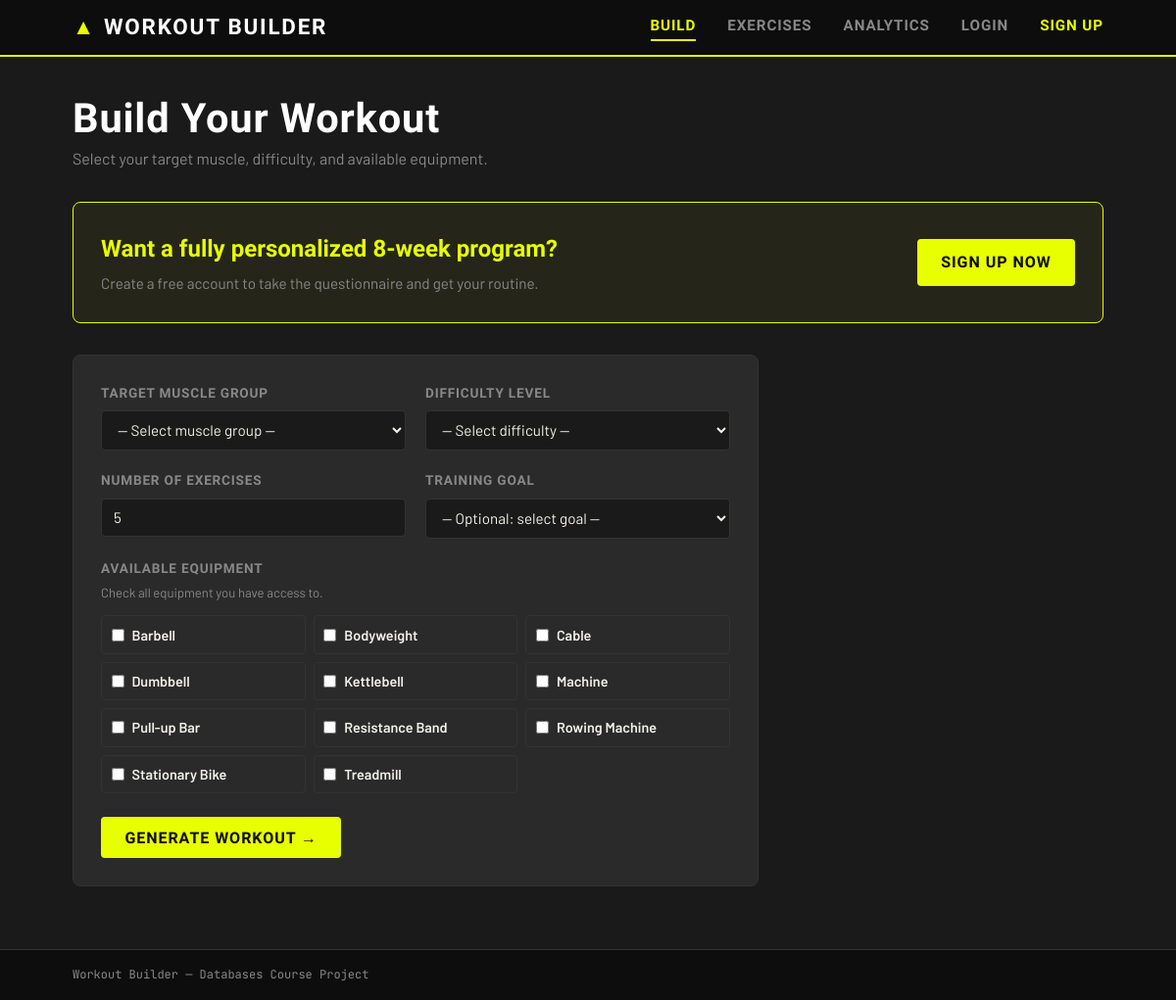
The page / on the database its author committed.
### workouts/models.py (models this page shows)
class MuscleGroup(models.Model):
    muscle_group_id = models.AutoField(primary_key=True)
    name            = models.CharField(max_length=100)
    region          = models.CharField(max_length=100)          # e.g. "Upper Body"
    movement_category = models.CharField(max_length=100)        # e.g. "Push", "Pull", "Legs"
    class Meta:
        ordering = ['movement_category', 'name']
    def __str__(self):
        return self.name

class DifficultyLevel(models.Model):
    difficulty_id = models.AutoField(primary_key=True)
    name          = models.CharField(max_length=50)
    order_rank    = models.PositiveSmallIntegerField()           # 1 = easiest
    class Meta:
        ordering = ['order_rank']
    def __str__(self):
        return self.name

class GoalType(models.Model):
    goal_type_id = models.AutoField(primary_key=True)
    name         = models.CharField(max_length=100)
    description  = models.TextField(blank=True)
    class Meta:
        ordering = ['name']
    def __str__(self):
        return self.name

class Equipment(models.Model):
    equipment_id = models.AutoField(primary_key=True)
    name         = models.CharField(max_length=100)
    class Meta:
        ordering = ['name']
    def __str__(self):
        return self.name

### workouts/views.py (the view)
# urls.py: path("", views.home, name="home"),
def home(request):
    form = WorkoutBuilderForm()
    return render(request, "workouts/home.html", {"form": form})

### workouts/forms.py
class WorkoutBuilderForm(forms.Form):
    muscle_group = forms.ModelChoiceField(
        queryset=MuscleGroup.objects.all(),
        empty_label='— Select muscle group —',
        label='Target Muscle Group',
    )
    difficulty = forms.ModelChoiceField(
        queryset=DifficultyLevel.objects.all().order_by('order_rank'),
        empty_label='— Select difficulty —',
        label='Difficulty Level',
    )
    equipment = forms.ModelMultipleChoiceField(
        queryset=Equipment.objects.all(),
        widget=forms.CheckboxSelectMultiple,
        label='Available Equipment',
        help_text='Check all equipment you have access to.',
    )
    num_exercises = forms.IntegerField(
        min_value=1,
        max_value=10,
        initial=5,
        label='Number of Exercises',
    )
    goal_type = forms.ModelChoiceField(
        queryset=GoalType.objects.all(),
        required=False,
        empty_label='— Optional: select goal —',
        label='Training Goal',
    )

### workouts/templates/workouts/home.html (shortened to what this page needs)
{% extends "workouts/base.html" %}
{% load static %}
{% block content %}
<div class="page-header">
  <h1>Build Your Workout</h1>
  <p class="page-subtitle">Select your target muscle, difficulty, and available equipment.</p>
</div>
{% if not user.is_authenticated %}
<div class="card" style="background: rgba(232, 255, 0, 0.05); border-color: var(--accent); margin-bottom: 2rem; display: flex; justify-content: space-between; align-items: center;">
  <div>
    <h2 style="font-family: var(--font-display); color: var(--accent); margin-bottom: 0.2rem;">Want a fully personalized 8-week program?</h2>
    <p style="color: var(--muted); font-size: 0.95rem;">Create a free account to take the questionnaire and get your routine.</p>
  </div>
  <a href="{% url 'register' %}" class="btn btn-primary">Sign Up Now</a>
</div>
{% endif %}
<div class="card form-card">
  <form method="post" action="{% url 'workout_result' %}">
    <div class="form-grid">
      <div class="form-group">
        <label for="{{ form.muscle_group.id_for_label }}">{{ form.muscle_group.label }}</label>
        {{ form.muscle_group }}
      </div>
      <div class="form-group">
        <label for="{{ form.difficulty.id_for_label }}">{{ form.difficulty.label }}</label>
        {{ form.difficulty }}
      </div>
      <div class="form-group">
        <label for="{{ form.num_exercises.id_for_label }}">{{ form.num_exercises.label }}</label>
        {{ form.num_exercises }}
      </div>
      <div class="form-group">
        <label for="{{ form.goal_type.id_for_label }}">{{ form.goal_type.label }}</label>
        {{ form.goal_type }}
      </div>
    </div>
    <div class="form-group form-group--full">
      <label>{{ form.equipment.label }}</label>
      <p class="form-help">{{ form.equipment.help_text }}</p>
      <div class="checkbox-grid">
        {% for checkbox in form.equipment %}
          <label class="checkbox-label">
            {{ checkbox.tag }} {{ checkbox.choice_label }}
          </label>
        {% endfor %}
      </div>
    </div>
    <div class="form-actions">
      <button type="submit" class="btn btn-primary">Generate Workout &rarr;</button>
    </div>
  </form>
</div>
{% endblock %}

### static/css/styles.css (style rules this page uses)
:root { --black: #0d0d0d; --dark: #1a1a1a; --dark-mid: #2a2a2a; --mid: #444; --muted: #888; --border: #333; --light: #f2f0eb; --white: #ffffff; --accent: #e8ff00; --accent-dim: #b8cc00; --compound: #4ade80; --isolation: #60a5fa; --targeted: #fb923c; --supporting: #a78bfa; --font-display: 'Barlow Condensed', sans-serif; --font-body: 'Barlow', sans-serif; --font-mono: 'JetBrains Mono', monospace; --radius: 4px; --radius-lg: 8px; --shadow: 0 2px 12px rgba(0,0,0,0.3); --max-width: 1100px; }
*, *::before, *::after { box-sizing: border-box; margin: 0; padding: 0; }
html { font-size: 16px; }
body { background: var(--dark); color: var(--light); font-family: var(--font-body); font-size: 1rem; line-height: 1.6; min-height: 100vh; display: flex; flex-direction: column; }
a { color: var(--accent); text-decoration: none; }
.page-header { margin-bottom: 2rem; }
.page-header h1 { font-family: var(--font-display); font-size: 2.6rem; font-weight: 700; letter-spacing: 0.02em; line-height: 1.1; color: var(--white); }
.page-subtitle { color: var(--muted); font-size: 1rem; margin-top: 0.3rem; }
.card { background: var(--dark-mid); border: 1px solid var(--border); border-radius: var(--radius-lg); padding: 1.75rem; }
.form-card { max-width: 700px; }
.form-grid { display: grid; grid-template-columns: 1fr 1fr; gap: 1.25rem; margin-bottom: 1.25rem; }
.form-group { display: flex; flex-direction: column; gap: 0.4rem; }
.form-group--full { grid-column: 1 / -1; }
label { font-family: var(--font-display); font-size: 0.85rem; font-weight: 600; letter-spacing: 0.06em; text-transform: uppercase; color: var(--muted); }
select, input[type="number"] { background: var(--dark); border: 1px solid var(--border); border-radius: var(--radius); color: var(--light); font-family: var(--font-body); font-size: 0.95rem; padding: 0.6rem 0.75rem; width: 100%; transition: border-color 0.15s; }
.form-help { font-size: 0.82rem; color: var(--muted); margin-top: -0.2rem; }
.checkbox-grid { display: grid; grid-template-columns: repeat(auto-fill, minmax(160px, 1fr)); gap: 0.5rem; margin-top: 0.4rem; }
.checkbox-label { display: flex; align-items: center; gap: 0.5rem; font-family: var(--font-body); font-size: 0.9rem; text-transform: none; letter-spacing: 0; color: var(--light); cursor: pointer; padding: 0.45rem 0.6rem; border: 1px solid var(--border); border-radius: var(--radius); transition: border-color 0.15s, background 0.15s; }
.form-actions { margin-top: 1.5rem; }
.btn { display: inline-flex; align-items: center; gap: 0.4rem; font-family: var(--font-display); font-size: 1rem; font-weight: 700; letter-spacing: 0.06em; text-transform: uppercase; padding: 0.6rem 1.4rem; border-radius: var(--radius); border: 2px solid transparent; cursor: pointer; text-decoration: none; transition: background 0.15s, color 0.15s, border-color 0.15s; }
.btn-primary { background: var(--accent); color: var(--black); border-color: var(--accent); }

### rows shown on the page
MuscleGroup: muscle_group "— Select muscle group —"
DifficultyLevel: difficulty "— Select difficulty —"
GoalType: goal_type "— Optional: select goal —"
Equipment: choice_label "Barbell"
Equipment: choice_label "Bodyweight"
Equipment: choice_label "Cable"
Equipment: choice_label "Dumbbell"
Equipment: choice_label "Kettlebell"
Equipment: choice_label "Machine"
Equipment: choice_label "Pull-up Bar"
Equipment: choice_label "Resistance Band"
Equipment: choice_label "Rowing Machine"
Equipment: choice_label "Stationary Bike"
Equipment: choice_label "Treadmill"
